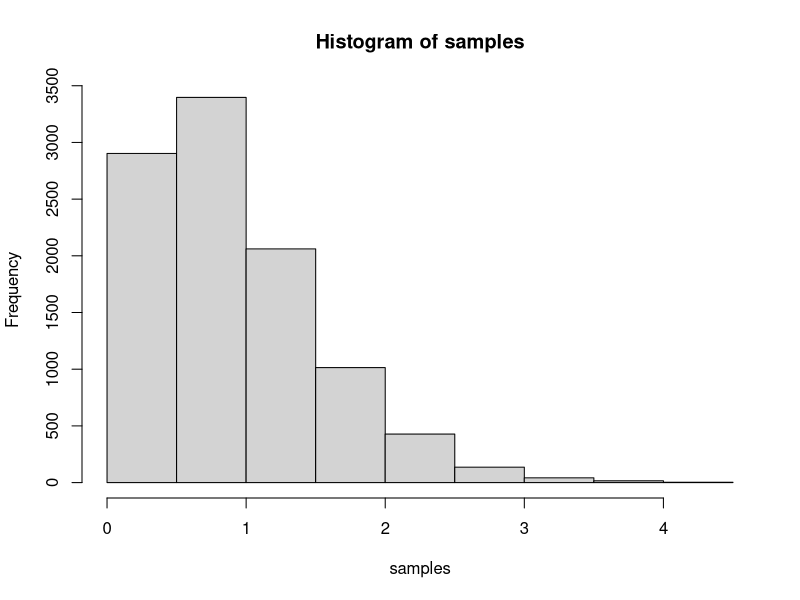

The R script that drew this image:
set.seed(191178)

N <- 1e4
lambda <- 1
alpha <- 1.5
U <- runif(N)
samples <- (-(log(1-U)/lambda))^(1/alpha) 

mean(samples)
hist(samples)
